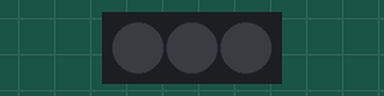
This sketch was run on a simulated Arduino Uno, built with avr-gcc and run on an emulated ATmega328P. Shown: 3 RGB LEDs in strip order, left to right. Dim RGB values are drawn brighter than linear; random numbers use the default seed unless the sketch sets one.

Above: at 0.1 s.
At 3.1 s:
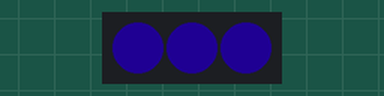
At 12.19 s:
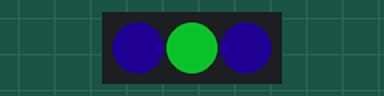
At 21.23 s:
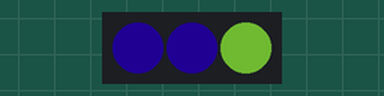
At 30.57 s:
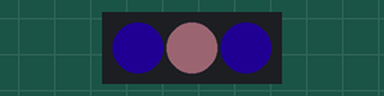
At 39.82 s:
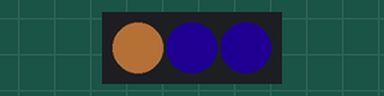
Timing chart, 0 to 40.0 s (numbered marks = the images above):
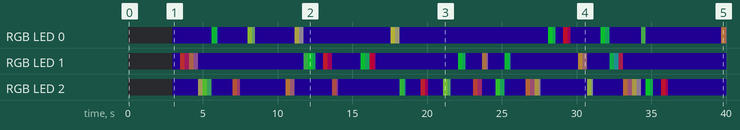

Measured:
- by itself, RGB LED 0: off → RGB(4, 0, 19) at 3.0 s, → RGB(4, 70, 19) 2.6 s later, → RGB(4, 30, 19) 0.30 s later, → RGB(4, 0, 19) 0.10 s later, … (26 changes in this stretch)
- by itself, RGB LED 1: off → RGB(4, 0, 19) at 3.0 s, → RGB(75, 18, 19) 0.50 s later, → RGB(32, 5, 19) 0.30 s later, → RGB(48, 28, 19) 0.30 s later, … (34 changes in this stretch)

The sketch:

StarryNight.ino
```cpp
#include <FastLED.h>

#define NUM_LEDS 3
#define BRIGHTNESS 96
#define FRAMES_PER_SECOND 120

CRGB leds[NUM_LEDS];

void setup() {
  delay(3000);
  FastLED.addLeds<WS2812, 23, GRB>(leds, NUM_LEDS).setCorrection(TypicalLEDStrip);

  FastLED.setBrightness(BRIGHTNESS);
}

uint8_t gHue = 180;

void loop() {
  EVERY_N_MILLISECONDS(20) {
    gHue++;
    if(gHue>128) { gHue = 0; }
  }

  EVERY_N_MILLISECONDS(500) {
    fill_solid( leds, NUM_LEDS, CHSV(180, 255, 128));

    if( random8() < 128) {
      leds[ random16(NUM_LEDS) ] = CHSV(gHue, 255, 255);
    }
  }

  fadeToBlackBy( leds, NUM_LEDS, 5);

  for(int i=0;i<NUM_LEDS;i++){
    leds[i] |= CHSV(180, 255, 128);
  }

  FastLED.show();

  FastLED.delay(1000/FRAMES_PER_SECOND);
}
```
